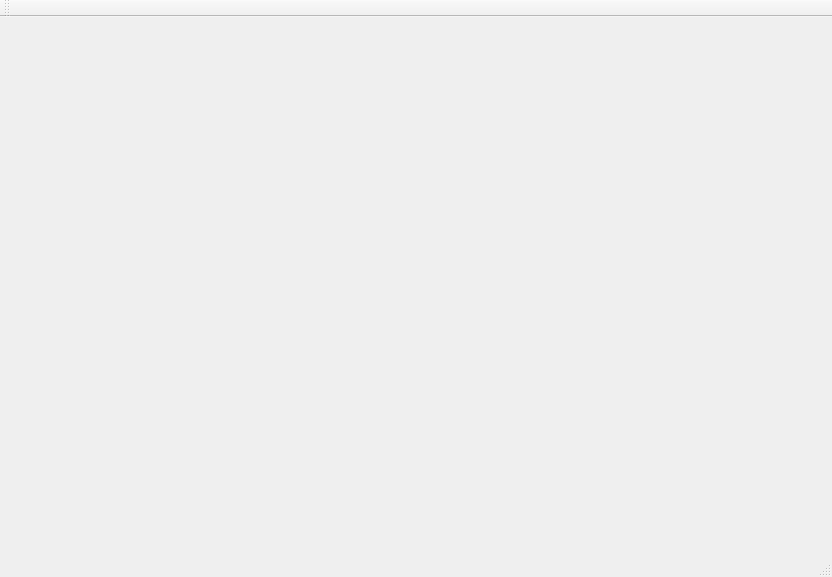
<?xml version="1.0" encoding="UTF-8"?>
<ui version="4.0">
 <class>MainWindow</class>
 <widget class="QMainWindow" name="MainWindow">
  <property name="geometry">
   <rect>
    <x>0</x>
    <y>0</y>
    <width>832</width>
    <height>577</height>
   </rect>
  </property>
  <property name="windowTitle">
   <string>Download Manager</string>
  </property>
  <widget class="QWidget" name="centralWidget"/>
  <widget class="QMenuBar" name="menuBar">
   <property name="geometry">
    <rect>
     <x>0</x>
     <y>0</y>
     <width>832</width>
     <height>19</height>
    </rect>
   </property>
  </widget>
  <widget class="QToolBar" name="mainToolBar">
   <attribute name="toolBarArea">
    <enum>TopToolBarArea</enum>
   </attribute>
   <attribute name="toolBarBreak">
    <bool>false</bool>
   </attribute>
  </widget>
  <widget class="QStatusBar" name="statusBar"/>
 </widget>
 <layoutdefault spacing="6" margin="11"/>
 <resources/>
 <connections/>
</ui>
